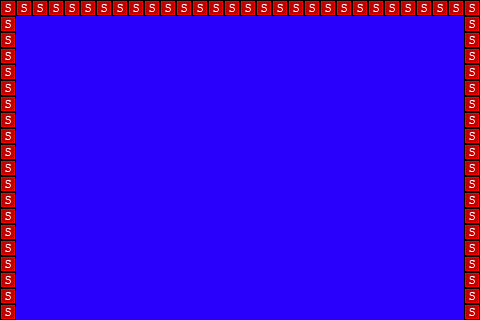

Tiled map render using the project's own tile images. Description and the map definition, with tile-layer contents summarised, below:
An orthogonal 30x20 tile map with 16x16 px tiles, 2 tile layers (Tile Layer 1, collision), 2 tilesets and 10 objects (9x brick, paddle).

<map version="1.0" orientation="orthogonal" width="30" height="20" tilewidth="16" tileheight="16" backgroundcolor="#2a00fd">
 <tileset firstgid="1" name="tiles" tilewidth="16" tileheight="16">
  <image source="../img/tiles.png" width="80" height="224" />
 </tileset>
 <tileset firstgid="71" name="solid-tile" tilewidth="16" tileheight="16">
  <image source="../img/solid-tile.png" width="16" height="16" />
  <tile id="0">
   <properties>
    <property name="type" value="solid" />
   </properties>
  </tile>
 </tileset>
 <layer name="Tile Layer 1" width="30" height="20">
  <data>[600 cells, 68 non-empty, 1 distinct tile ids]</data>
 </layer>
 <objectgroup color="#ff0000" name="entity-paddle" width="30" height="20">
  <object name="paddle" x="192" y="272" width="48" height="16" />
 </objectgroup>
 <objectgroup color="#00ff55" name="entity-brick" width="30" height="20">
  <object name="brick" x="112" y="64" width="32" height="16" />
  <object name="brick" x="160" y="64" width="32" height="16" />
  <object name="brick" x="208" y="64" width="32" height="16" />
  <object name="brick" x="256" y="64" width="32" height="16" />
  <object name="brick" x="304" y="64" width="32" height="16" />
  <object name="brick" x="144" y="96" width="32" height="16" />
  <object name="brick" x="192" y="96" width="32" height="16" />
  <object name="brick" x="240" y="96" width="32" height="16" />
  <object name="brick" x="288" y="96" width="32" height="16" />
 </objectgroup>
 <layer name="collision" width="30" height="20">
  <data>[600 cells, 68 non-empty, 1 distinct tile ids]</data>
 </layer>
</map>
